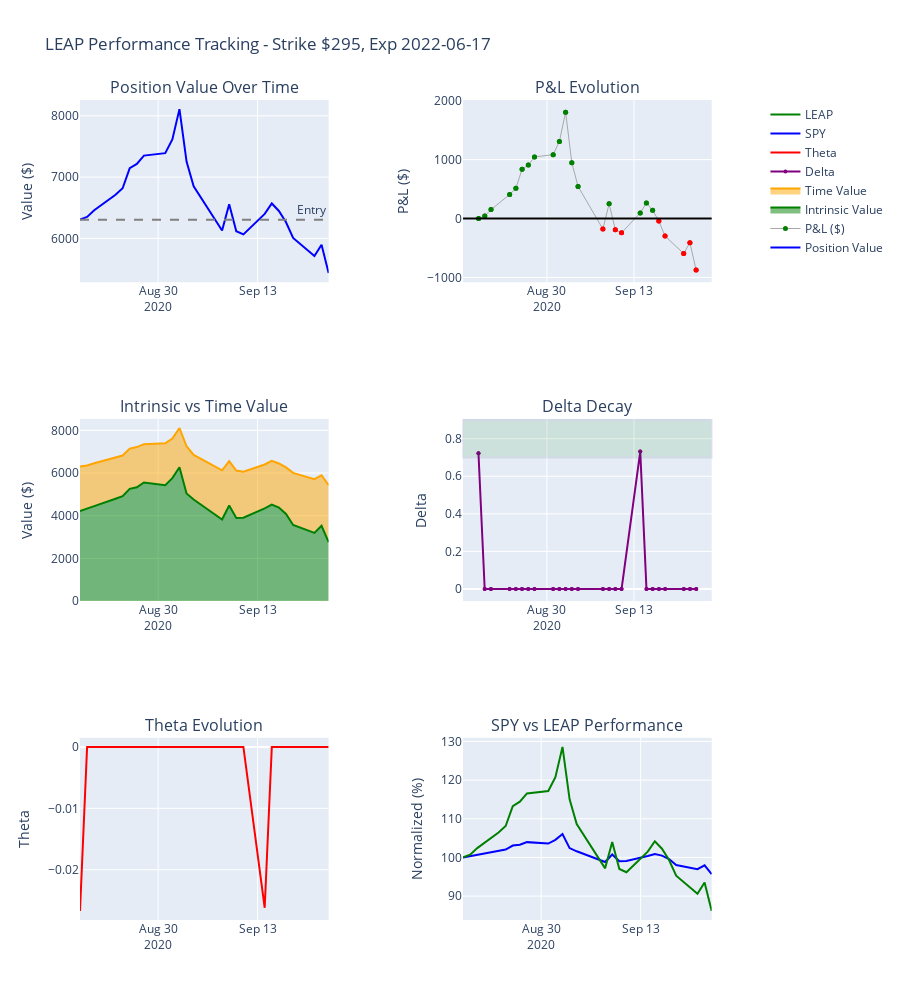

Source (notebook cell):
### Markdown cell above
## 5. Visualize LEAP Performance Over Time

### Code cell
if len(df_leap_history) > 0:
    # Create comprehensive tracking visualization
    fig = make_subplots(
        rows=3, cols=2,
        subplot_titles=('Position Value Over Time', 'P&L Evolution',
                        'Intrinsic vs Time Value', 'Delta Decay',
                        'Theta Evolution', 'SPY vs LEAP Performance'),
        specs=[[{'secondary_y': False}, {'secondary_y': False}],
               [{'secondary_y': False}, {'secondary_y': False}],
               [{'secondary_y': True}, {'secondary_y': False}]]
    )
    
    # Plot 1: Position Value
    fig.add_trace(
        go.Scatter(
            x=df_leap_history['date'],
            y=df_leap_history['position_value'],
            mode='lines',
            name='Position Value',
            line=dict(color='blue', width=2)
        ),
        row=1, col=1
    )
    
    # Add entry point
    fig.add_hline(y=best_leap['mid_price'] * 100, line_dash="dash", 
                  line_color="gray", annotation_text="Entry", row=1, col=1)
    
    # Plot 2: P&L
    colors = ['green' if x >= 0 else 'red' for x in df_leap_history['pnl']]
    fig.add_trace(
        go.Scatter(
            x=df_leap_history['date'],
            y=df_leap_history['pnl'],
            mode='lines+markers',
            marker=dict(color=colors, size=5),
            line=dict(color='darkgray', width=1),
            name='P&L ($)'
        ),
        row=1, col=2
    )
    
    fig.add_hline(y=0, line_dash="solid", line_color="black", row=1, col=2)
    
    # Plot 3: Intrinsic vs Time Value
    fig.add_trace(
        go.Scatter(
            x=df_leap_history['date'],
            y=df_leap_history['intrinsic_value'],
            mode='lines',
            name='Intrinsic Value',
            line=dict(color='green', width=2),
            stackgroup='one'
        ),
        row=2, col=1
    )
    
    fig.add_trace(
        go.Scatter(
            x=df_leap_history['date'],
            y=df_leap_history['time_value'],
            mode='lines',
            name='Time Value',
            line=dict(color='orange', width=2),
            stackgroup='one'
        ),
        row=2, col=1
    )
    
    # Plot 4: Delta over time
    fig.add_trace(
        go.Scatter(
            x=df_leap_history['date'],
            y=df_leap_history['delta'],
            mode='lines+markers',
            name='Delta',
            line=dict(color='purple', width=2),
            marker=dict(size=4)
        ),
        row=2, col=2
    )
    
    # Add target delta zone
    fig.add_hrect(y0=0.70, y1=0.90, fillcolor="green", opacity=0.1, row=2, col=2)
    
    # Plot 5: Theta (time decay)
    fig.add_trace(
        go.Scatter(
            x=df_leap_history['date'],
            y=df_leap_history['theta'],
            mode='lines',
            name='Theta',
            line=dict(color='red', width=2)
        ),
        row=3, col=1
    )
    
    # Plot 6: SPY vs LEAP Performance (normalized)
    spy_norm = df_leap_history['underlying_price'] / df_leap_history['underlying_price'].iloc[0] * 100
    leap_norm = df_leap_history['position_value'] / df_leap_history['position_value'].iloc[0] * 100
    
    fig.add_trace(
        go.Scatter(
            x=df_leap_history['date'],
            y=spy_norm,
            mode='lines',
            name='SPY',
            line=dict(color='blue', width=2)
        ),
        row=3, col=2
    )
    
    fig.add_trace(
        go.Scatter(
            x=df_leap_history['date'],
            y=leap_norm,
            mode='lines',
            name='LEAP',
            line=dict(color='green', width=2)
        ),
        row=3, col=2
    )
    
    # Update axes labels
    fig.update_yaxes(title_text="Value ($)", row=1, col=1)
    fig.update_yaxes(title_text="P&L ($)", row=1, col=2)
    fig.update_yaxes(title_text="Value ($)", row=2, col=1)
    fig.update_yaxes(title_text="Delta", row=2, col=2)
    fig.update_yaxes(title_text="Theta", row=3, col=1)
    fig.update_yaxes(title_text="Normalized (%)", row=3, col=2)
    
    # Update layout
    fig.update_layout(
        title=f"LEAP Performance Tracking - Strike ${leap_strike:.0f}, Exp {leap_exp.date()}",
        height=1000,
        showlegend=True
    )
    
    fig.show()
    
    # Print key observations
    print("\n🔍 Key Observations:")
    print(f"  Days tracked: {len(df_leap_history)}")
    print(f"  Max drawdown: ${df_leap_history['pnl'].min():.0f}")
    print(f"  Best day: ${df_leap_history['pnl'].max():.0f}")
    print(f"  Average daily P&L: ${df_leap_history['pnl'].diff().mean():.2f}")
    print(f"  Final delta: {df_leap_history['delta'].iloc[-1]:.3f}")
    print(f"  Final theta: {df_leap_history['theta'].iloc[-1]:.4f}")
    print(f"  Time value decay: ${df_leap_history['time_value'].iloc[0] - df_leap_history['time_value'].iloc[-1]:.0f}")

### Figure 1 — Plotly figure (JSON) as saved in the notebook; plotly's stock layout.template omitted (floating-point values rounded to 4 significant figures)
{"data": [{"line": {"color": "blue", "width": 2}, "mode": "lines", "name": "Position Value", "type": "scatter", "x": ["2020-08-19T00:00:00", "2020-08-19T00:00:00", "2020-08-20T00:00:00", "2020-08-20T00:00:00", "2020-08-21T00:00:00", "2020-08-21T00:00:00", "2020-08-24T00:00:00", "2020-08-24T00:00:00", "2020-08-25T00:00:00", "2020-08-25T00:00:00", "2020-08-26T00:00:00", "2020-08-26T00:00:00", "2020-08-27T00:00:00", "2020-08-27T00:00:00", "2020-08-28T00:00:00", "2020-08-28T00:00:00", "2020-08-31T00:00:00", "2020-08-31T00:00:00", "2020-09-01T00:00:00", "2020-09-01T00:00:00", "2020-09-02T00:00:00", "2020-09-02T00:00:00", "2020-09-03T00:00:00", "2020-09-03T00:00:00", "2020-09-04T00:00:00", "2020-09-04T00:00:00", "2020-09-08T00:00:00", "2020-09-08T00:00:00", "2020-09-09T00:00:00", "2020-09-09T00:00:00", "2020-09-10T00:00:00", "2020-09-10T00:00:00", "2020-09-11T00:00:00", "2020-09-11T00:00:00", "2020-09-14T00:00:00", "2020-09-14T00:00:00", "2020-09-15T00:00:00", "2020-09-15T00:00:00", "2020-09-16T00:00:00", "2020-09-16T00:00:00", "2020-09-17T00:00:00", "2020-09-17T00:00:00", "2020-09-18T00:00:00", "2020-09-18T00:00:00", "2020-09-21T00:00:00", "2020-09-21T00:00:00", "2020-09-22T00:00:00", "2020-09-22T00:00:00", "2020-09-23T00:00:00", "2020-09-23T00:00:00"], "xaxis": "x", "y": [6306.0, 6306.0, 6350.0, 6350.0, 6459.0, 6459.0, 6713.0, 6713.0, 6818.0, 6818.0, 7144.0, 7144.0, 7214.0, 7214.0, 7350.0, 7350.0, 7390.0, 7390.0, 7614.0, 7614.0, 8109.0, 8109.0, 7254.0, 7254.0, 6850.0, 6850.0, 6128.0, 6128.0, 6556.0, 6556.0, 6118.0, 6118.0, 6065.0, 6065.0, 6400.0, 6400.0, 6570.0, 6570.0, 6448.0, 6448.0, 6264.0, 6264.0, 6008.0, 6008.0, 5714.0, 5714.0, 5896.0, 5896.0, 5434.0, 5434.0], "yaxis": "y"}, {"line": {"color": "darkgray", "width": 1}, "marker": {"color": ["green", "green", "green", "green", "green", "green", "green", "green", "green", "green", "green", "green", "green", "green", "green", "green", "green", "green", "green", "green", "green", "green", "green", "green", "green", "green", "red", "red", "green", "green", "red", "red", "red", "red", "green", "green", "green", "green", "green", "green", "red", "red", "red", "red", "red", "red", "red", "red", "red", "red"], "size": 5}, "mode": "lines+markers", "name": "P&L ($)", "type": "scatter", "x": ["2020-08-19T00:00:00", "2020-08-19T00:00:00", "2020-08-20T00:00:00", "2020-08-20T00:00:00", "2020-08-21T00:00:00", "2020-08-21T00:00:00", "2020-08-24T00:00:00", "2020-08-24T00:00:00", "2020-08-25T00:00:00", "2020-08-25T00:00:00", "2020-08-26T00:00:00", "2020-08-26T00:00:00", "2020-08-27T00:00:00", "2020-08-27T00:00:00", "2020-08-28T00:00:00", "2020-08-28T00:00:00", "2020-08-31T00:00:00", "2020-08-31T00:00:00", "2020-09-01T00:00:00", "2020-09-01T00:00:00", "2020-09-02T00:00:00", "2020-09-02T00:00:00", "2020-09-03T00:00:00", "2020-09-03T00:00:00", "2020-09-04T00:00:00", "2020-09-04T00:00:00", "2020-09-08T00:00:00", "2020-09-08T00:00:00", "2020-09-09T00:00:00", "2020-09-09T00:00:00", "2020-09-10T00:00:00", "2020-09-10T00:00:00", "2020-09-11T00:00:00", "2020-09-11T00:00:00", "2020-09-14T00:00:00", "2020-09-14T00:00:00", "2020-09-15T00:00:00", "2020-09-15T00:00:00", "2020-09-16T00:00:00", "2020-09-16T00:00:00", "2020-09-17T00:00:00", "2020-09-17T00:00:00", "2020-09-18T00:00:00", "2020-09-18T00:00:00", "2020-09-21T00:00:00", "2020-09-21T00:00:00", "2020-09-22T00:00:00", "2020-09-22T00:00:00", "2020-09-23T00:00:00", "2020-09-23T00:00:00"], "xaxis": "x2", "y": [0.0, 0.0, 44.5, 44.5, 152.5, 152.5, 407.0, 407.0, 512.5, 512.5, 838.0, 838.0, 908.5, 908.5, 1044.0, 1044.0, 1084.0, 1084.0, 1308.0, 1308.0, 1803.0, 1803.0, 947.5, 947.5, 544.5, 544.5, -178.0, -178.0, 250.5, 250.5, -188.5, -188.5, -241.0, -241.0, 94.5, 94.5, 264.0, 264.0, 142.0, 142.0, -42.5, -42.5, -297.5, -297.5, -592.5, -592.5, -409.5, -409.5, -872.0, -872.0], "yaxis": "y2"}, {"line": {"color": "green", "width": 2}, "mode": "lines", "name": "Intrinsic Value", "stackgroup": "one", "type": "scatter", "x": ["2020-08-19T00:00:00", "2020-08-19T00:00:00", "2020-08-20T00:00:00", "2020-08-20T00:00:00", "2020-08-21T00:00:00", "2020-08-21T00:00:00", "2020-08-24T00:00:00", "2020-08-24T00:00:00", "2020-08-25T00:00:00", "2020-08-25T00:00:00", "2020-08-26T00:00:00", "2020-08-26T00:00:00", "2020-08-27T00:00:00", "2020-08-27T00:00:00", "2020-08-28T00:00:00", "2020-08-28T00:00:00", "2020-08-31T00:00:00", "2020-08-31T00:00:00", "2020-09-01T00:00:00", "2020-09-01T00:00:00", "2020-09-02T00:00:00", "2020-09-02T00:00:00", "2020-09-03T00:00:00", "2020-09-03T00:00:00", "2020-09-04T00:00:00", "2020-09-04T00:00:00", "2020-09-08T00:00:00", "2020-09-08T00:00:00", "2020-09-09T00:00:00", "2020-09-09T00:00:00", "2020-09-10T00:00:00", "2020-09-10T00:00:00", "2020-09-11T00:00:00", "2020-09-11T00:00:00", "2020-09-14T00:00:00", "2020-09-14T00:00:00", "2020-09-15T00:00:00", "2020-09-15T00:00:00", "2020-09-16T00:00:00", "2020-09-16T00:00:00", "2020-09-17T00:00:00", "2020-09-17T00:00:00", "2020-09-18T00:00:00", "2020-09-18T00:00:00", "2020-09-21T00:00:00", "2020-09-21T00:00:00", "2020-09-22T00:00:00", "2020-09-22T00:00:00", "2020-09-23T00:00:00", "2020-09-23T00:00:00"], "xaxis": "x3", "y": [4223.0, 4223.0, 4328.0, 4328.0, 4448.0, 4448.0, 4792.0, 4792.0, 4912.0, 4912.0, 5257.0, 5257.0, 5333.0, 5333.0, 5558.0, 5558.0, 5431.0, 5431.0, 5760.0, 5760.0, 6270.0, 6270.0, 5039.0, 5039.0, 4757.0, 4757.0, 3821.0, 3821.0, 4479.0, 4479.0, 3889.0, 3889.0, 3906.0, 3906.0, 4346.0, 4346.0, 4517.0, 4517.0, 4382.0, 4382.0, 4084.0, 4084.0, 3565.0, 3565.0, 3197.0, 3197.0, 3530.0, 3530.0, 2764.0, 2764.0], "yaxis": "y3"}, {"line": {"color": "orange", "width": 2}, "mode": "lines", "name": "Time Value", "stackgroup": "one", "type": "scatter", "x": ["2020-08-19T00:00:00", "2020-08-19T00:00:00", "2020-08-20T00:00:00", "2020-08-20T00:00:00", "2020-08-21T00:00:00", "2020-08-21T00:00:00", "2020-08-24T00:00:00", "2020-08-24T00:00:00", "2020-08-25T00:00:00", "2020-08-25T00:00:00", "2020-08-26T00:00:00", "2020-08-26T00:00:00", "2020-08-27T00:00:00", "2020-08-27T00:00:00", "2020-08-28T00:00:00", "2020-08-28T00:00:00", "2020-08-31T00:00:00", "2020-08-31T00:00:00", "2020-09-01T00:00:00", "2020-09-01T00:00:00", "2020-09-02T00:00:00", "2020-09-02T00:00:00", "2020-09-03T00:00:00", "2020-09-03T00:00:00", "2020-09-04T00:00:00", "2020-09-04T00:00:00", "2020-09-08T00:00:00", "2020-09-08T00:00:00", "2020-09-09T00:00:00", "2020-09-09T00:00:00", "2020-09-10T00:00:00", "2020-09-10T00:00:00", "2020-09-11T00:00:00", "2020-09-11T00:00:00", "2020-09-14T00:00:00", "2020-09-14T00:00:00", "2020-09-15T00:00:00", "2020-09-15T00:00:00", "2020-09-16T00:00:00", "2020-09-16T00:00:00", "2020-09-17T00:00:00", "2020-09-17T00:00:00", "2020-09-18T00:00:00", "2020-09-18T00:00:00", "2020-09-21T00:00:00", "2020-09-21T00:00:00", "2020-09-22T00:00:00", "2020-09-22T00:00:00", "2020-09-23T00:00:00", "2020-09-23T00:00:00"], "xaxis": "x3", "y": [2083.0, 2083.0, 2023.0, 2023.0, 2010.0, 2010.0, 1921.0, 1921.0, 1906.0, 1906.0, 1887.0, 1887.0, 1882.0, 1882.0, 1793.0, 1793.0, 1959.0, 1959.0, 1854.0, 1854.0, 1839.0, 1839.0, 2215.0, 2215.0, 2094.0, 2094.0, 2307.0, 2307.0, 2077.0, 2077.0, 2229.0, 2229.0, 2159.0, 2159.0, 2055.0, 2055.0, 2053.0, 2053.0, 2066.0, 2066.0, 2180.0, 2180.0, 2444.0, 2444.0, 2516.0, 2516.0, 2366.0, 2366.0, 2670.0, 2670.0], "yaxis": "y3"}, {"line": {"color": "purple", "width": 2}, "marker": {"size": 4}, "mode": "lines+markers", "name": "Delta", "type": "scatter", "x": ["2020-08-19T00:00:00", "2020-08-19T00:00:00", "2020-08-20T00:00:00", "2020-08-20T00:00:00", "2020-08-21T00:00:00", "2020-08-21T00:00:00", "2020-08-24T00:00:00", "2020-08-24T00:00:00", "2020-08-25T00:00:00", "2020-08-25T00:00:00", "2020-08-26T00:00:00", "2020-08-26T00:00:00", "2020-08-27T00:00:00", "2020-08-27T00:00:00", "2020-08-28T00:00:00", "2020-08-28T00:00:00", "2020-08-31T00:00:00", "2020-08-31T00:00:00", "2020-09-01T00:00:00", "2020-09-01T00:00:00", "2020-09-02T00:00:00", "2020-09-02T00:00:00", "2020-09-03T00:00:00", "2020-09-03T00:00:00", "2020-09-04T00:00:00", "2020-09-04T00:00:00", "2020-09-08T00:00:00", "2020-09-08T00:00:00", "2020-09-09T00:00:00", "2020-09-09T00:00:00", "2020-09-10T00:00:00", "2020-09-10T00:00:00", "2020-09-11T00:00:00", "2020-09-11T00:00:00", "2020-09-14T00:00:00", "2020-09-14T00:00:00", "2020-09-15T00:00:00", "2020-09-15T00:00:00", "2020-09-16T00:00:00", "2020-09-16T00:00:00", "2020-09-17T00:00:00", "2020-09-17T00:00:00", "2020-09-18T00:00:00", "2020-09-18T00:00:00", "2020-09-21T00:00:00", "2020-09-21T00:00:00", "2020-09-22T00:00:00", "2020-09-22T00:00:00", "2020-09-23T00:00:00", "2020-09-23T00:00:00"], "xaxis": "x4", "y": [0.7227, 0.7227, 0.0, 0.0, 0.0, 0.0, 0.0, 0.0, 0.0, 0.0, 0.0, 0.0, 0.0, 0.0, 0.0, 0.0, 0.0, 0.0, 0.0, 0.0, 0.0, 0.0, 0.0, 0.0, 0.0, 0.0, 0.0, 0.0, 0.0, 0.0, 0.0, 0.0, 0.0, 0.0, 0.7313, 0.7313, 0.0, 0.0, 0.0, 0.0, 0.0, 0.0, 0.0, 0.0, 0.0, 0.0, 0.0, 0.0, 0.0, 0.0], "yaxis": "y4"}, {"line": {"color": "red", "width": 2}, "mode": "lines", "name": "Theta", "type": "scatter", "x": ["2020-08-19T00:00:00", "2020-08-19T00:00:00", "2020-08-20T00:00:00", "2020-08-20T00:00:00", "2020-08-21T00:00:00", "2020-08-21T00:00:00", "2020-08-24T00:00:00", "2020-08-24T00:00:00", "2020-08-25T00:00:00", "2020-08-25T00:00:00", "2020-08-26T00:00:00", "2020-08-26T00:00:00", "2020-08-27T00:00:00", "2020-08-27T00:00:00", "2020-08-28T00:00:00", "2020-08-28T00:00:00", "2020-08-31T00:00:00", "2020-08-31T00:00:00", "2020-09-01T00:00:00", "2020-09-01T00:00:00", "2020-09-02T00:00:00", "2020-09-02T00:00:00", "2020-09-03T00:00:00", "2020-09-03T00:00:00", "2020-09-04T00:00:00", "2020-09-04T00:00:00", "2020-09-08T00:00:00", "2020-09-08T00:00:00", "2020-09-09T00:00:00", "2020-09-09T00:00:00", "2020-09-10T00:00:00", "2020-09-10T00:00:00", "2020-09-11T00:00:00", "2020-09-11T00:00:00", "2020-09-14T00:00:00", "2020-09-14T00:00:00", "2020-09-15T00:00:00", "2020-09-15T00:00:00", "2020-09-16T00:00:00", "2020-09-16T00:00:00", "2020-09-17T00:00:00", "2020-09-17T00:00:00", "2020-09-18T00:00:00", "2020-09-18T00:00:00", "2020-09-21T00:00:00", "2020-09-21T00:00:00", "2020-09-22T00:00:00", "2020-09-22T00:00:00", "2020-09-23T00:00:00", "2020-09-23T00:00:00"], "xaxis": "x5", "y": [-0.0267, -0.0267, 0.0, 0.0, 0.0, 0.0, 0.0, 0.0, 0.0, 0.0, 0.0, 0.0, 0.0, 0.0, 0.0, 0.0, 0.0, 0.0, 0.0, 0.0, 0.0, 0.0, 0.0, 0.0, 0.0, 0.0, 0.0, 0.0, 0.0, 0.0, 0.0, 0.0, 0.0, 0.0, -0.0262, -0.0262, 0.0, 0.0, 0.0, 0.0, 0.0, 0.0, 0.0, 0.0, 0.0, 0.0, 0.0, 0.0, 0.0, 0.0], "yaxis": "y5"}, {"line": {"color": "blue", "width": 2}, "mode": "lines", "name": "SPY", "type": "scatter", "x": ["2020-08-19T00:00:00", "2020-08-19T00:00:00", "2020-08-20T00:00:00", "2020-08-20T00:00:00", "2020-08-21T00:00:00", "2020-08-21T00:00:00", "2020-08-24T00:00:00", "2020-08-24T00:00:00", "2020-08-25T00:00:00", "2020-08-25T00:00:00", "2020-08-26T00:00:00", "2020-08-26T00:00:00", "2020-08-27T00:00:00", "2020-08-27T00:00:00", "2020-08-28T00:00:00", "2020-08-28T00:00:00", "2020-08-31T00:00:00", "2020-08-31T00:00:00", "2020-09-01T00:00:00", "2020-09-01T00:00:00", "2020-09-02T00:00:00", "2020-09-02T00:00:00", "2020-09-03T00:00:00", "2020-09-03T00:00:00", "2020-09-04T00:00:00", "2020-09-04T00:00:00", "2020-09-08T00:00:00", "2020-09-08T00:00:00", "2020-09-09T00:00:00", "2020-09-09T00:00:00", "2020-09-10T00:00:00", "2020-09-10T00:00:00", "2020-09-11T00:00:00", "2020-09-11T00:00:00", "2020-09-14T00:00:00", "2020-09-14T00:00:00", "2020-09-15T00:00:00", "2020-09-15T00:00:00", "2020-09-16T00:00:00", "2020-09-16T00:00:00", "2020-09-17T00:00:00", "2020-09-17T00:00:00", "2020-09-18T00:00:00", "2020-09-18T00:00:00", "2020-09-21T00:00:00", "2020-09-21T00:00:00", "2020-09-22T00:00:00", "2020-09-22T00:00:00", "2020-09-23T00:00:00", "2020-09-23T00:00:00"], "xaxis": "x6", "y": [100.0, 100.0, 100.3, 100.3, 100.7, 100.7, 101.7, 101.7, 102.0, 102.0, 103.1, 103.1, 103.3, 103.3, 104.0, 104.0, 103.6, 103.6, 104.6, 104.6, 106.1, 106.1, 102.4, 102.4, 101.6, 101.6, 98.81, 98.81, 100.8, 100.8, 99.01, 99.01, 99.06, 99.06, 100.4, 100.4, 100.9, 100.9, 100.5, 100.5, 99.59, 99.59, 98.05, 98.05, 96.96, 96.96, 97.95, 97.95, 95.67, 95.67], "yaxis": "y7"}, {"line": {"color": "green", "width": 2}, "mode": "lines", "name": "LEAP", "type": "scatter", "x": ["2020-08-19T00:00:00", "2020-08-19T00:00:00", "2020-08-20T00:00:00", "2020-08-20T00:00:00", "2020-08-21T00:00:00", "2020-08-21T00:00:00", "2020-08-24T00:00:00", "2020-08-24T00:00:00", "2020-08-25T00:00:00", "2020-08-25T00:00:00", "2020-08-26T00:00:00", "2020-08-26T00:00:00", "2020-08-27T00:00:00", "2020-08-27T00:00:00", "2020-08-28T00:00:00", "2020-08-28T00:00:00", "2020-08-31T00:00:00", "2020-08-31T00:00:00", "2020-09-01T00:00:00", "2020-09-01T00:00:00", "2020-09-02T00:00:00", "2020-09-02T00:00:00", "2020-09-03T00:00:00", "2020-09-03T00:00:00", "2020-09-04T00:00:00", "2020-09-04T00:00:00", "2020-09-08T00:00:00", "2020-09-08T00:00:00", "2020-09-09T00:00:00", "2020-09-09T00:00:00", "2020-09-10T00:00:00", "2020-09-10T00:00:00", "2020-09-11T00:00:00", "2020-09-11T00:00:00", "2020-09-14T00:00:00", "2020-09-14T00:00:00", "2020-09-15T00:00:00", "2020-09-15T00:00:00", "2020-09-16T00:00:00", "2020-09-16T00:00:00", "2020-09-17T00:00:00", "2020-09-17T00:00:00", "2020-09-18T00:00:00", "2020-09-18T00:00:00", "2020-09-21T00:00:00", "2020-09-21T00:00:00", "2020-09-22T00:00:00", "2020-09-22T00:00:00", "2020-09-23T00:00:00", "2020-09-23T00:00:00"], "xaxis": "x6", "y": [100.0, 100.0, 100.7, 100.7, 102.4, 102.4, 106.5, 106.5, 108.1, 108.1, 113.3, 113.3, 114.4, 114.4, 116.6, 116.6, 117.2, 117.2, 120.7, 120.7, 128.6, 128.6, 115.0, 115.0, 108.6, 108.6, 97.18, 97.18, 104.0, 104.0, 97.01, 97.01, 96.18, 96.18, 101.5, 101.5, 104.2, 104.2, 102.3, 102.3, 99.33, 99.33, 95.28, 95.28, 90.6, 90.6, 93.51, 93.51, 86.17, 86.17], "yaxis": "y7"}], "layout": {"annotations": [{"font": {"size": 16}, "showarrow": false, "text": "Position Value Over Time", "x": 0.185, "xanchor": "center", "xref": "paper", "y": 1.0, "yanchor": "bottom", "yref": "paper"}, {"font": {"size": 16}, "showarrow": false, "text": "P&L Evolution", "x": 0.755, "xanchor": "center", "xref": "paper", "y": 1.0, "yanchor": "bottom", "yref": "paper"}, {"font": {"size": 16}, "showarrow": false, "text": "Intrinsic vs Time Value", "x": 0.185, "xanchor": "center", "xref": "paper", "y": 0.6111, "yanchor": "bottom", "yref": "paper"}, {"font": {"size": 16}, "showarrow": false, "text": "Delta Decay", "x": 0.755, "xanchor": "center", "xref": "paper", "y": 0.6111, "yanchor": "bottom", "yref": "paper"}, {"font": {"size": 16}, "showarrow": false, "text": "Theta Evolution", "x": 0.185, "xanchor": "center", "xref": "paper", "y": 0.2222, "yanchor": "bottom", "yref": "paper"}, {"font": {"size": 16}, "showarrow": false, "text": "SPY vs LEAP Performance", "x": 0.755, "xanchor": "center", "xref": "paper", "y": 0.2222, "yanchor": "bottom", "yref": "paper"}, {"showarrow": false, "text": "Entry", "x": 1, "xanchor": "right", "xref": "x domain", "y": 6306.0, "yanchor": "bottom", "yref": "y"}], "height": 1000, "shapes": [{"line": {"color": "gray", "dash": "dash"}, "type": "line", "x0": 0, "x1": 1, "xref": "x domain", "y0": 6306.0, "y1": 6306.0, "yref": "y"}, {"line": {"color": "black", "dash": "solid"}, "type": "line", "x0": 0, "x1": 1, "xref": "x2 domain", "y0": 0, "y1": 0, "yref": "y2"}, {"fillcolor": "green", "opacity": 0.1, "type": "rect", "x0": 0, "x1": 1, "xref": "x4 domain", "y0": 0.7, "y1": 0.9, "yref": "y4"}], "showlegend": true, "title": {"text": "LEAP Performance Tracking - Strike $295, Exp 2022-06-17"}, "xaxis": {"anchor": "y", "domain": [0.0, 0.37]}, "xaxis2": {"anchor": "y2", "domain": [0.57, 0.94]}, "xaxis3": {"anchor": "y3", "domain": [0.0, 0.37]}, "xaxis4": {"anchor": "y4", "domain": [0.57, 0.94]}, "xaxis5": {"anchor": "y5", "domain": [0.0, 0.37]}, "xaxis6": {"anchor": "y7", "domain": [0.57, 0.94]}, "yaxis": {"anchor": "x", "domain": [0.7778, 1.0], "title": {"text": "Value ($)"}}, "yaxis2": {"anchor": "x2", "domain": [0.7778, 1.0], "title": {"text": "P&L ($)"}}, "yaxis3": {"anchor": "x3", "domain": [0.3889, 0.6111], "title": {"text": "Value ($)"}}, "yaxis4": {"anchor": "x4", "domain": [0.3889, 0.6111], "title": {"text": "Delta"}}, "yaxis5": {"anchor": "x5", "domain": [0.0, 0.2222], "title": {"text": "Theta"}}, "yaxis6": {"anchor": "x5", "overlaying": "y5", "side": "right", "title": {"text": "Theta"}}, "yaxis7": {"anchor": "x6", "domain": [0.0, 0.2222], "title": {"text": "Normalized (%)"}}}}
